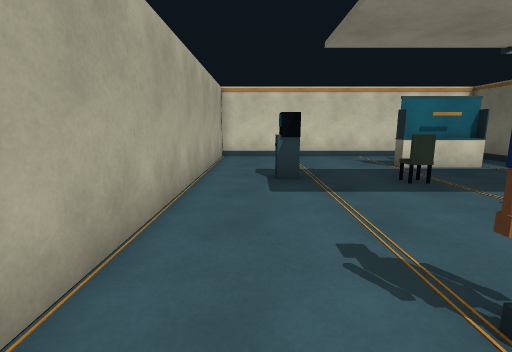
[1] (above)

12 first-person views from a walk through a scene from a Unity 3-D project. The camera is 1.3 m above the floor, tilts 10° down and sees 85° across. The floor is counted in squares, 1 m on a side. Each view is taken from the middle of a square. On the plan, view 1 faces up. The plan holds only what a view shows up to about 13 squares ahead; the rest is blank. Door leaves are left out, so doorways stand open.

[2]
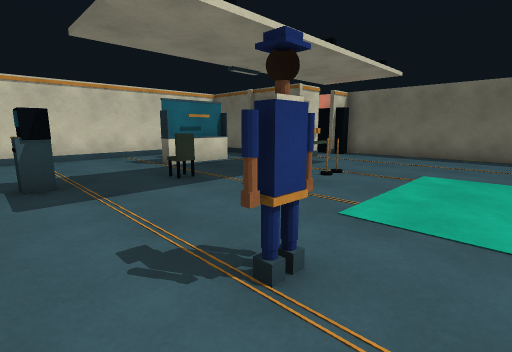

[3]
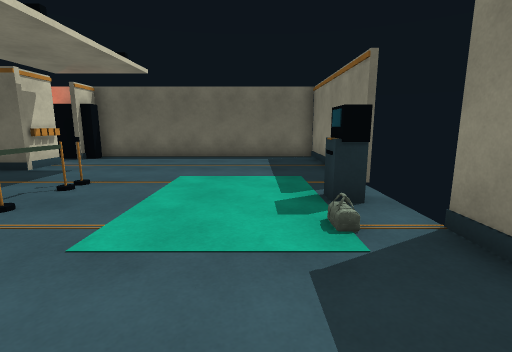

[4]
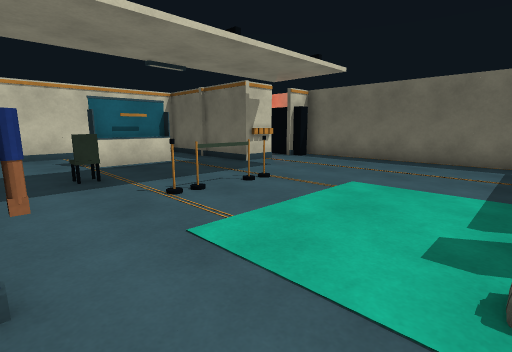

[5]
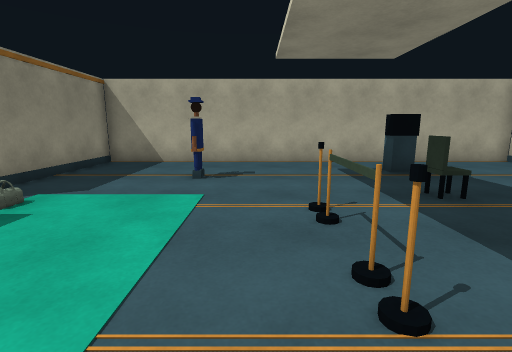

[6]
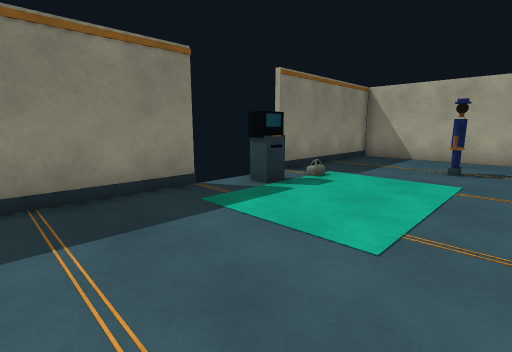

[7]
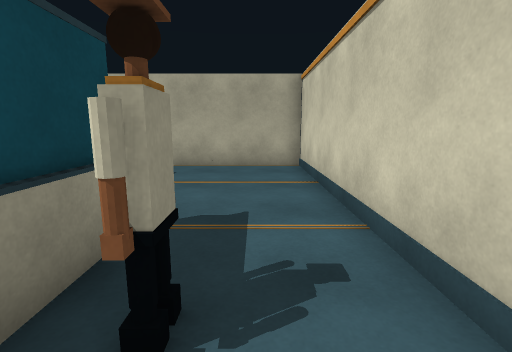

[8]
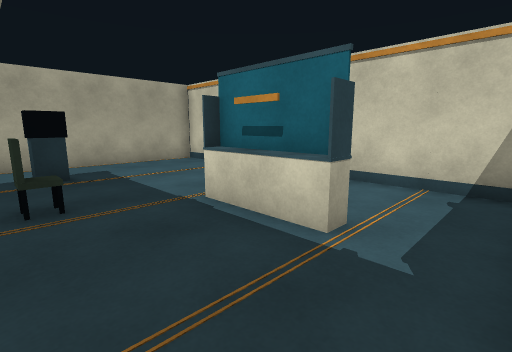

[9]
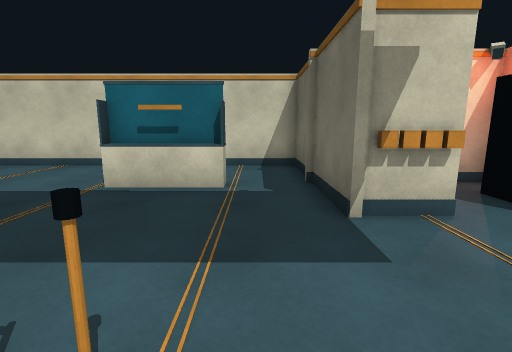

[10]
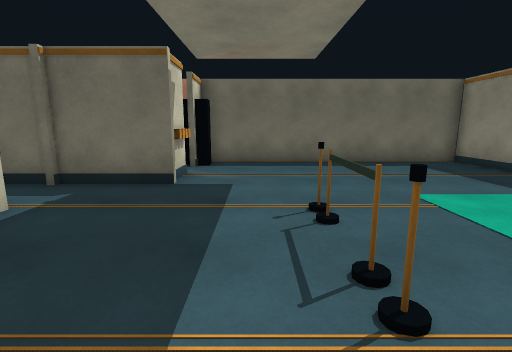

[11]
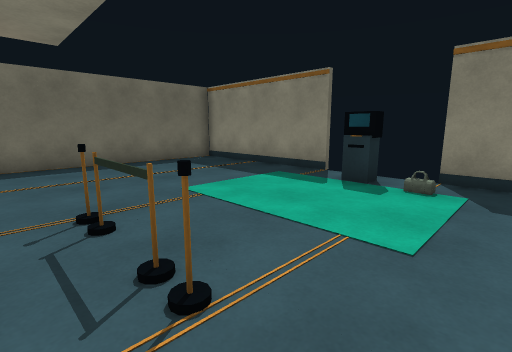

[12]
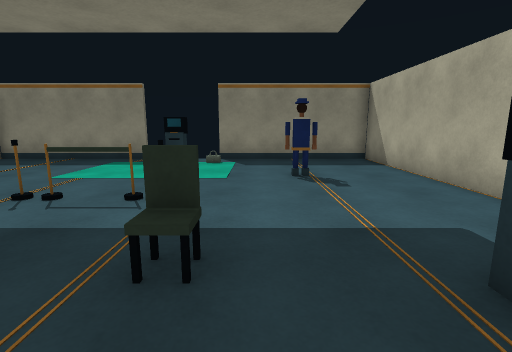

### Floor plan
Ten units are one square. View 1 is at (0, 0); x grows to the right and y downward. Boxes are objects, and circles mark ways between rooms. Rooms are numbered by the first view taken in them; rooms with no view inside come last. Other rooms are left out.
<svg viewBox="-20 -130 160 160">
<path fill="none" stroke="#000" d="M23 -14 18 -15 14 -14M22 -14 14 -14M14 -17 22 -15 17 -13M14 -16 22 -16M14 -15 20 -17M109 -68 96 -68M110 -70 94 -70 94 -95M74 25 135 25 135 -70M54 -125 -15 -125 -15 25 45 25M63 -105 69 -104M59 -105 69 -105M94 -95 94 -125 54 -125"/>
<rect x="5" y="-75" width="10" height="10" fill="#bbb"><title>other object</title></rect>
<rect x="35" y="-65" width="10" height="10" fill="#bbb"><title>other object</title></rect>
<rect x="45" y="-45" width="10" height="10" fill="#bbb"><title>other object</title></rect>
<rect x="45" y="-95" width="30" height="10" fill="#bbb"><title>other object</title></rect>
<rect x="55" y="5" width="10" height="20" fill="#bbb"><title>other object</title></rect>
<rect x="55" y="-45" width="10" height="10" fill="#bbb"><title>other object</title></rect>
<rect x="65" y="-45" width="10" height="10" fill="#bbb"><title>other object</title></rect>
<circle cx="65" cy="-115" r="3" fill="#2a7"/>
<circle cx="80" cy="-100" r="3" fill="#2a7"/>
<text x="50" y="-40">1</text>
<text x="70" y="-110">2</text>
</svg>
Room 1 opens to room 2.

Where each view was taken, in squares from view 1:
view 1: 0 up, 0 right, facing up
view 2: 0 up, 0 right, facing up-right
view 3: 0 up, 1 right, facing right
view 4: 1 down, 2 right, facing up-right
view 5: 3 up, 9 right, facing left
view 6: 3 up, 11 right, facing down-left
view 7: 11 up, 8 right, facing left
view 8: 6 up, 9 right, facing up-left
view 9: 3 up, 8 right, facing up
view 10: 5 up, 3 right, facing right
view 11: 5 up, 3 right, facing down-right
view 12: 9 up, 3 right, facing down
